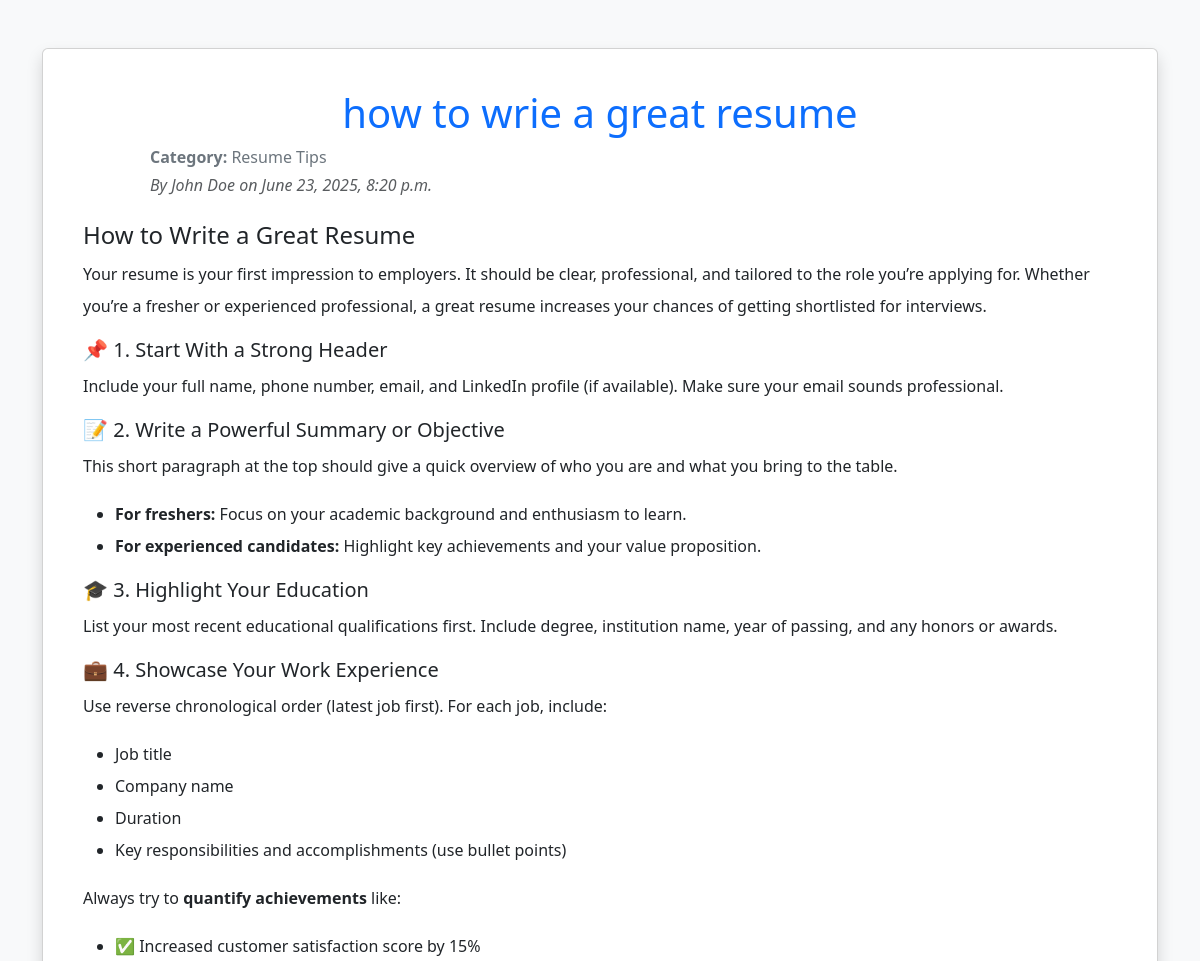
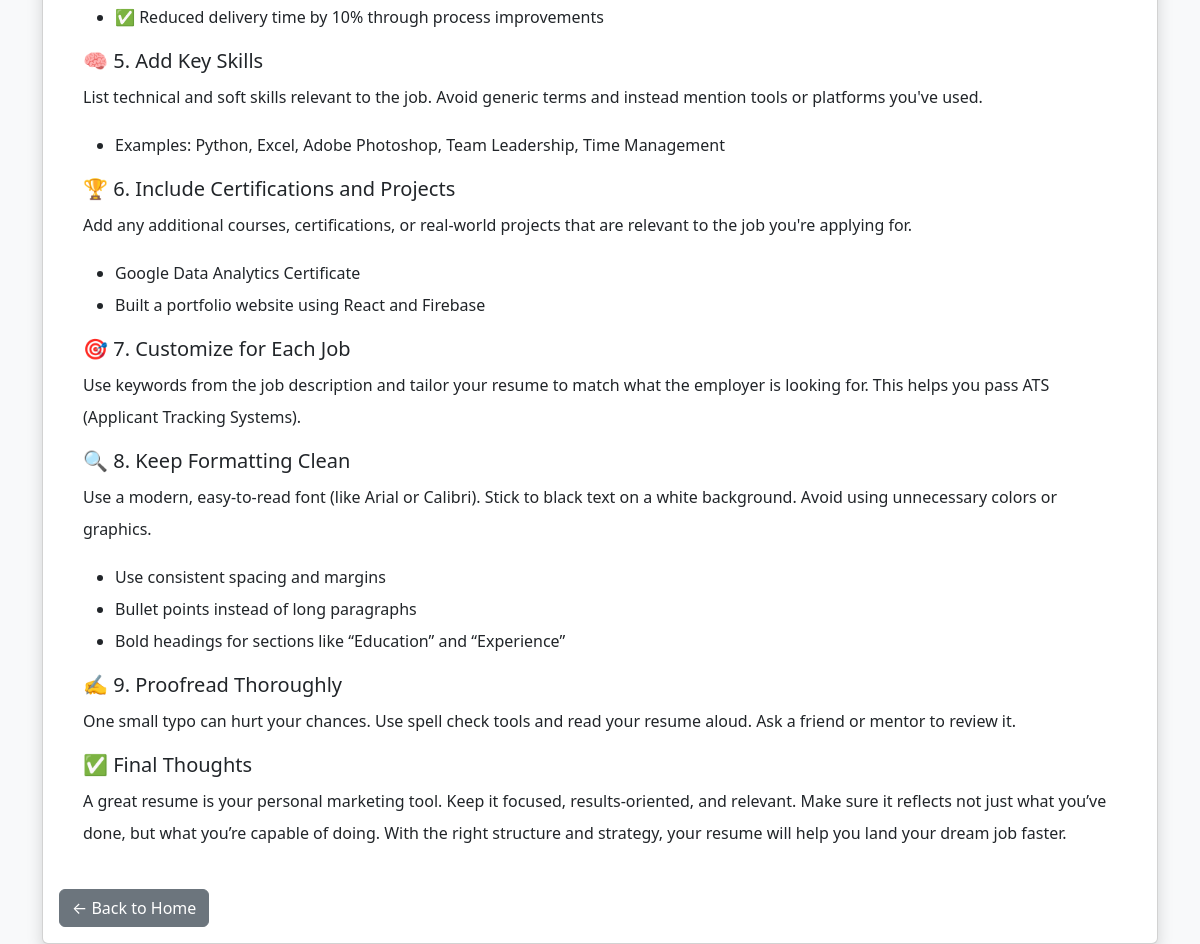
The app's page /post/1/ with its own data (2 pictures, top to bottom).
### BlogApp/models.py (models this page shows, shortened)
class BlogPost(models.Model):
    title = models.CharField(max_length=200)
    content = models.TextField()
    published_date = models.DateTimeField(auto_now_add=True)
    author = models.CharField(max_length=100)
    category = models.CharField(max_length=100)

### BlogApp/views.py (the view)
# urls.py: path('post/<int:post_id>/', views.post_detail, name='post_detail'),
def post_detail(request, post_id):
    post = get_object_or_404(BlogPost, id=post_id)
    return render(request, 'post_detail.html', {'post': post})

### BlogApp/templates/post_detail.html (shortened to what this page needs)
{% load static %}
<!DOCTYPE html>
<html lang="en">
<head>
    <link rel="stylesheet" href="{% static 'css/bootstrap.min.css' %}">
</head>
<body class="bg-light">
    <div class="container mt-5">
        <div class="card shadow">
            <div class="card-body">
                <h1 class="card-title text-primary text-center mt-4 mx-4">{{ post.title }}</h1>
                <div class="ms-auto" style="max-width: 900px; margin: 0 auto; text-align: left;">
                <p class="text-secondary mb-1">
                <strong>Category:</strong> {{ post.category }}
                </p>
                <p class="text-muted fst-italic">
                 By {{ post.author }} on {{ post.published_date }}
                </p>
                </div>
                <div class="mt-4 mx-4">
                    <div class="content fs-6 lh-lg">
                        {{ post.content|safe }}
                    </div>
                </div>
                <a href="{% url 'home' %}" class="btn btn-secondary mt-4">← Back to Home</a>
            </div>
        </div>
    </div>
</body>
</html>

### records on screen
BlogPost: title "how to wrie a great resume", category "Resume Tips", author "John Doe", published_date "June 23, 2025, 8:20 p.m.", content "How to Write a Great Resume Your resume is your first impression to employers. It should be clear, professional, and tailored to the role you’re applying for. Whether you’re a fresher or experienced professional, a great resume increases your chances of getting shortlisted for interviews. 📌 1. Start With a Strong Header Include your full name, phone number, email, and LinkedIn profile (if available). Make sure your email sounds professional. 📝 2. Write a Powerful Summary or Objective This short paragraph at the top should give a quick overview of who you are and what you bring to the table. For freshers: Focus on your academic background and enthusiasm to learn. For experienced candidates:…"
